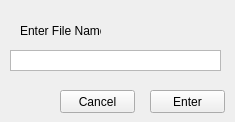
<?xml version="1.0" encoding="UTF-8"?>
<ui version="4.0">
 <class>input_text_form</class>
 <widget class="QWidget" name="input_text_form">
  <property name="windowModality">
   <enum>Qt::WindowModal</enum>
  </property>
  <property name="geometry">
   <rect>
    <x>0</x>
    <y>0</y>
    <width>235</width>
    <height>122</height>
   </rect>
  </property>
  <property name="focusPolicy">
   <enum>Qt::StrongFocus</enum>
  </property>
  <property name="windowTitle">
   <string>Enter Name</string>
  </property>
  <widget class="QPlainTextEdit" name="filename">
   <property name="geometry">
    <rect>
     <x>10</x>
     <y>50</y>
     <width>211</width>
     <height>21</height>
    </rect>
   </property>
   <property name="verticalScrollBarPolicy">
    <enum>Qt::ScrollBarAlwaysOff</enum>
   </property>
   <property name="horizontalScrollBarPolicy">
    <enum>Qt::ScrollBarAlwaysOff</enum>
   </property>
   <property name="plainText">
    <string/>
   </property>
  </widget>
  <widget class="QLabel" name="label">
   <property name="geometry">
    <rect>
     <x>20</x>
     <y>20</y>
     <width>81</width>
     <height>21</height>
    </rect>
   </property>
   <property name="text">
    <string>Enter File Name</string>
   </property>
  </widget>
  <widget class="QPushButton" name="btn_enter">
   <property name="geometry">
    <rect>
     <x>150</x>
     <y>90</y>
     <width>75</width>
     <height>23</height>
    </rect>
   </property>
   <property name="text">
    <string>Enter</string>
   </property>
  </widget>
  <widget class="QPushButton" name="btn_cancel">
   <property name="geometry">
    <rect>
     <x>60</x>
     <y>90</y>
     <width>75</width>
     <height>23</height>
    </rect>
   </property>
   <property name="text">
    <string>Cancel</string>
   </property>
  </widget>
 </widget>
 <resources/>
 <connections/>
</ui>
